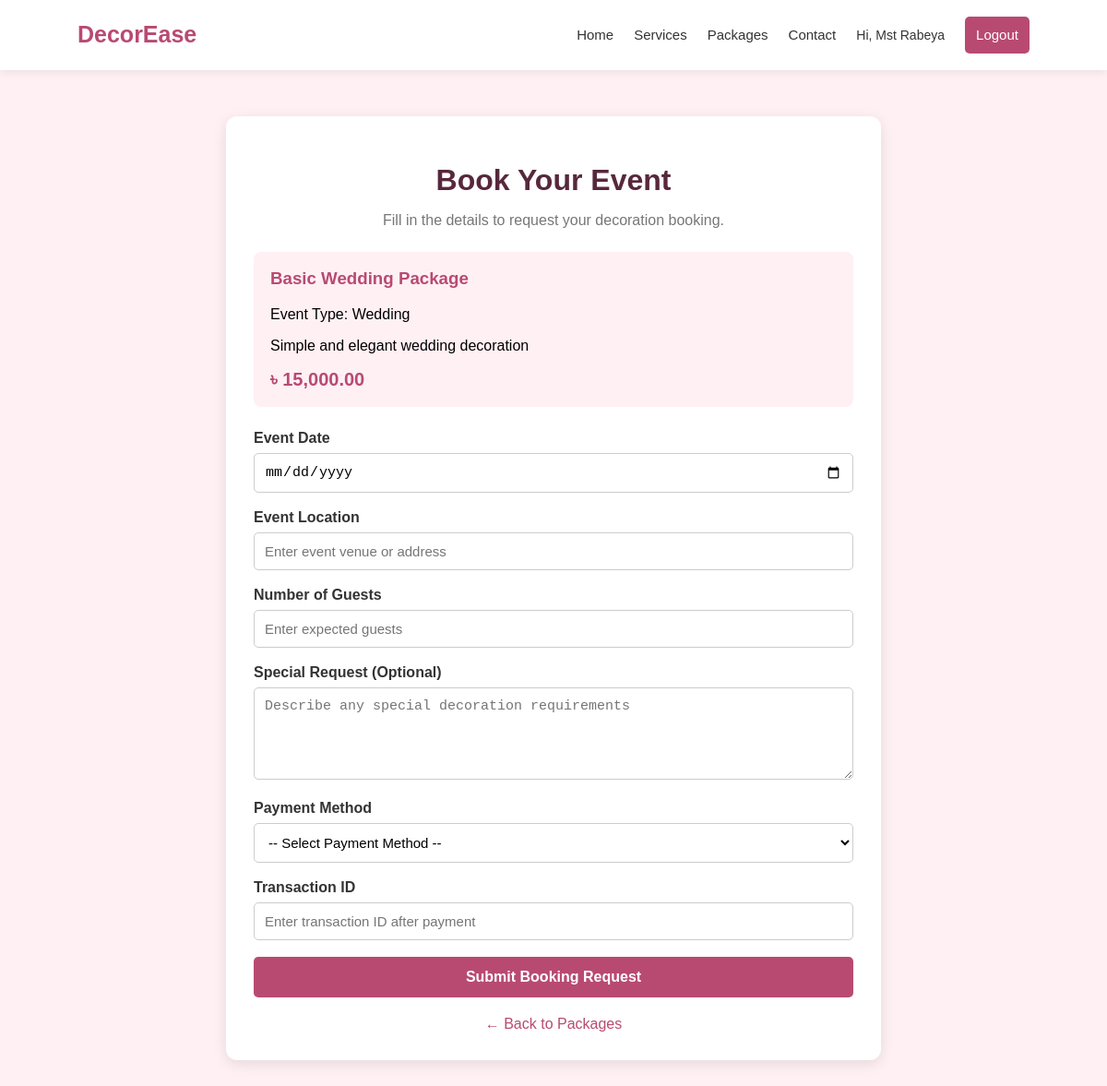
/booking.php?package_id=1 (signed in), run on the app's committed database.
### tables this page shows
CREATE TABLE `decoration_packages` (
  `id` int(11) NOT NULL,
  `package_name` varchar(150) NOT NULL,
  `event_type_id` int(11) NOT NULL,
  `description` text DEFAULT NULL,
  `price` decimal(10,2) NOT NULL,
  `image` varchar(255) DEFAULT NULL,
  `status` enum('active','inactive') NOT NULL DEFAULT 'active',
  `created_at` timestamp NOT NULL DEFAULT current_timestamp()
);

CREATE TABLE `event_types` (
  `id` int(11) NOT NULL,
  `type_name` varchar(100) NOT NULL,
  `description` text DEFAULT NULL,
  `status` enum('active','inactive') NOT NULL DEFAULT 'active'
);

### booking.php (the view, shortened to what this page needs)
<?php
require_once 'db.php';
$packageId = filter_input(
    INPUT_GET,
    'package_id',
    FILTER_VALIDATE_INT
);
$stmt = $conn->prepare("
    SELECT
        decoration_packages.id,
        decoration_packages.package_name,
        decoration_packages.description,
        decoration_packages.price,
        event_types.type_name
    FROM decoration_packages
    INNER JOIN event_types
        ON decoration_packages.event_type_id = event_types.id
    WHERE decoration_packages.id = ?
      AND decoration_packages.status = 'active'
      AND event_types.status = 'active'
");
$stmt->bind_param("i", $packageId);
$stmt->execute();
$result = $stmt->get_result();
$package = $result->fetch_assoc();
?>
<!DOCTYPE html>
<html lang="en">
<head>
</head>
<body>
<?php include 'includes/navber.php'; ?>
<div class="booking-container">
    <h1>Book Your Event</h1>
    <p style="text-align:center; color:#777;">
        Fill in the details to request your decoration booking.
    </p>
    <div class="package-summary">
        <h3>
            <?php echo htmlspecialchars($package['package_name']); ?>
        </h3>
        <p>
            Event Type:
            <?php echo htmlspecialchars($package['type_name']); ?>
        </p>
        <p>
            <?php echo htmlspecialchars($package['description'] ?? ''); ?>
        </p>
        <strong style="color:#b84a72; font-size:20px;">
            ৳ <?php echo number_format((float)$package['price'], 2); ?>
        </strong>
    </div>
    <form action="save_booking.php" method="POST">
        <div class="form-group">
            <label for="event_date">Event Date</label>
            <input
                type="date"
                id="event_date"
                name="event_date"
                min="<?php echo date('Y-m-d'); ?>"
                required
            >
        </div>
        <div class="form-group">
            <label for="event_location">Event Location</label>
            <input
                type="text"
                id="event_location"
                name="event_location"
                maxlength="255"
                placeholder="Enter event venue or address"
                required
            >
        </div>
        <div class="form-group">
            <label for="guest_count">Number of Guests</label>
            <input
                type="number"
                id="guest_count"
                name="guest_count"
                min="1"
                max="100000"
                placeholder="Enter expected guests"
                required
            >
        </div>
        <div class="form-group">
            <label for="special_request">
                Special Request (Optional)
            </label>
            <textarea
                id="special_request"
                name="special_request"
                placeholder="Describe any special decoration requirements"
            ></textarea>
        </div>
<div class="form-group">
    <label for="payment_method">Payment Method</label>
    <select
        id="payment_method"
        name="payment_method"
        required
        style="
            width: 100%;
            padding: 11px;
            border: 1px solid #cccccc;
            border-radius: 5px;
            background-color: #ffffff;
            font-size: 15px;
        "
    >
        <option value="">-- Select Payment Method --</option>
    </select>
</div>
<div class="form-group">
    <label for="transaction_id">
        Transaction ID
    </label>
    <input
        type="text"
        id="transaction_id"
        name="transaction_id"
        maxlength="100"
        placeholder="Enter transaction ID after payment"
        required
    >
</div>
        <button type="submit" class="submit-btn">
            Submit Booking Request
        </button>
    </form>
    <a href="index.php#packages" class="back-link">
        ← Back to Packages
    </a>
</div>
</body>
</html>

### booking.php (style rules this page uses)
body { margin: 0; background-color: #fff0f4; font-family: Arial, sans-serif; }
.booking-container { max-width: 650px; margin: 50px auto; padding: 30px; background-color: #ffffff; border-radius: 12px; box-shadow: 0 4px 15px rgba(0, 0, 0, 0.1); }
.booking-container h1 { text-align: center; color: #57283c; margin-bottom: 10px; }
.package-summary { background-color: #fff0f4; padding: 18px; border-radius: 8px; margin: 25px 0; }
.package-summary h3 { color: #b84a72; margin-top: 0; }
.form-group { margin-bottom: 18px; }
.form-group label { display: block; margin-bottom: 7px; font-weight: bold; color: #333333; }
.form-group input, .form-group textarea { width: 100%; padding: 11px; border: 1px solid #cccccc; border-radius: 5px; box-sizing: border-box; font-size: 15px; }
.form-group textarea { min-height: 100px; resize: vertical; }
.submit-btn { width: 100%; padding: 13px; border: none; border-radius: 5px; background-color: #b84a72; color: white; font-size: 16px; font-weight: bold; cursor: pointer; }
.back-link { display: block; text-align: center; margin-top: 20px; color: #b84a72; text-decoration: none; }

### data on the page
decoration_packages: package_name "Basic Wedding Package", event_type.type_name "Wedding", description "Simple and elegant wedding decoration", price "15,000.00"

### other printed values
$_SESSION["user_name"] "Mst Rabeya"
